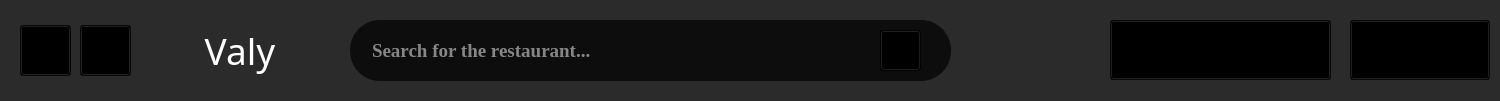
   <widget class="QWidget" name="TitleBar" native="true">
    <property name="geometry">
     <rect>
      <x>0</x>
      <y>0</y>
      <width>1500</width>
      <height>101</height>
     </rect>
    </property>
    <property name="styleSheet">
     <string notr="true">background-color: rgba(0,0,0,150);
</string>
    </property>
    <widget class="QLineEdit" name="lineEditSearch">
     <property name="geometry">
      <rect>
       <x>350</x>
       <y>20</y>
       <width>601</width>
       <height>61</height>
      </rect>
     </property>
     <property name="font">
      <font>
       <family>Times New Roman</family>
       <pointsize>14</pointsize>
       <weight>75</weight>
       <bold>true</bold>
      </font>
     </property>
     <property name="whatsThis">
      <string>&lt;html&gt;&lt;head/&gt;&lt;body&gt;&lt;p&gt;&lt;br/&gt;&lt;/p&gt;&lt;/body&gt;&lt;/html&gt;</string>
     </property>
     <property name="styleSheet">
      <string notr="true">COLOR: rgb(255, 255, 255);
background-color: rgba(0,0,0,180);

border-radius: 30px;
padding-left: 20px;
</string>
     </property>
     <property name="text">
      <string/>
     </property>
     <property name="placeholderText">
      <string>Search for the restaurant...</string>
     </property>
    </widget>
    <widget class="QPushButton" name="pushButtonSearch">
     <property name="geometry">
      <rect>
       <x>880</x>
       <y>30</y>
       <width>41</width>
       <height>41</height>
      </rect>
     </property>
     <property name="styleSheet">
      <string notr="true">QPushButton {
    background-color: transparent;
    border-radius: 10px;
    padding: 5px;
}

QPushButton:hover{
    background-color: rgb(71, 71, 71); 
};

</string>
     </property>
     <property name="text">
      <string/>
     </property>
     <property name="icon">
      <iconset>
       <normaloff>../Images/ic_search.png</normaloff>../Images/ic_search.png</iconset>
     </property>
     <property name="iconSize">
      <size>
       <width>50</width>
       <height>50</height>
      </size>
     </property>
    </widget>
    <widget class="QPushButton" name="pushButtonWriteReview">
     <property name="geometry">
      <rect>
       <x>1110</x>
       <y>20</y>
       <width>221</width>
       <height>60</height>
      </rect>
     </property>
     <property name="font">
      <font>
       <family>Georgia</family>
       <pointsize>14</pointsize>
       <weight>75</weight>
       <bold>true</bold>
      </font>
     </property>
     <property name="styleSheet">
      <string notr="true">QPushButton {
    background-color: transparent;
    border-radius: 10px;
    padding: 5px;
	color: rgb(255, 255, 255);
}

QPushButton:hover{
    background-color: rgb(71, 71, 71); 
};

</string>
     </property>
     <property name="text">
      <string>Write a review</string>
     </property>
    </widget>
    <widget class="QPushButton" name="pushButtonLogOut">
     <property name="geometry">
      <rect>
       <x>1350</x>
       <y>20</y>
       <width>140</width>
       <height>60</height>
      </rect>
     </property>
     <property name="font">
      <font>
       <family>Georgia</family>
       <pointsize>14</pointsize>
       <weight>75</weight>
       <italic>false</italic>
       <bold>true</bold>
      </font>
     </property>
     <property name="styleSheet">
      <string notr="true">
QPushButton {
    background-color: rgb(255, 255, 255);
    border-radius: 10px;
    padding: 5px;
}

QPushButton:hover{
    background-color: rgba(231, 230, 230, 252); 
    color: black;
};

</string>
     </property>
     <property name="text">
      <string>Log Out</string>
     </property>
    </widget>
    <widget class="QPushButton" name="pushButtonWritePrevious">
     <property name="geometry">
      <rect>
       <x>20</x>
       <y>25</y>
       <width>51</width>
       <height>51</height>
      </rect>
     </property>
     <property name="font">
      <font>
       <family>VNI-Souvir</family>
       <pointsize>12</pointsize>
       <weight>75</weight>
       <bold>true</bold>
      </font>
     </property>
     <property name="styleSheet">
      <string notr="true">

QPushButton {
    background-color: transparent;
    border-radius: 10px;
    padding: 5px;
	color: rgb(255, 255, 255);
}

QPushButton:hover{
    background-color: rgb(71, 71, 71); 
};
background-color: transparent;</string>
     </property>
     <property name="text">
      <string/>
     </property>
     <property name="icon">
      <iconset>
       <normaloff>../Images/ic_left.png</normaloff>../Images/ic_left.png</iconset>
     </property>
     <property name="iconSize">
      <size>
       <width>40</width>
       <height>40</height>
      </size>
     </property>
    </widget>
    <widget class="QPushButton" name="pushButtonWriteNext">
     <property name="geometry">
      <rect>
       <x>80</x>
       <y>25</y>
       <width>51</width>
       <height>51</height>
      </rect>
     </property>
     <property name="font">
      <font>
       <family>VNI-Souvir</family>
       <pointsize>12</pointsize>
       <weight>75</weight>
       <bold>true</bold>
      </font>
     </property>
     <property name="styleSheet">
      <string notr="true">
QPushButton {
    background-color: transparent;
    border-radius: 10px;
    padding: 5px;
	color: rgb(255, 255, 255);
}

QPushButton:hover{
    background-color: rgb(71, 71, 71); 
};
background-color: transparent;
</string>
     </property>
     <property name="text">
      <string/>
     </property>
     <property name="icon">
      <iconset>
       <normaloff>../Images/ic_right.png</normaloff>../Images/ic_right.png</iconset>
     </property>
     <property name="iconSize">
      <size>
       <width>40</width>
       <height>40</height>
      </size>
     </property>
    </widget>
    <widget class="QLabel" name="labelValy">
     <property name="geometry">
      <rect>
       <x>150</x>
       <y>0</y>
       <width>180</width>
       <height>101</height>
      </rect>
     </property>
     <property name="font">
      <font>
       <family>VNI-Ariston</family>
       <pointsize>28</pointsize>
       <weight>9</weight>
       <italic>false</italic>
       <bold>false</bold>
      </font>
     </property>
     <property name="styleSheet">
      <string notr="true">background-color: transparent;
color: rgb(255, 255, 255);
font: 75 28pt &quot;VNI-Ariston&quot;;</string>
     </property>
     <property name="text">
      <string>Valy</string>
     </property>
     <property name="scaledContents">
      <bool>true</bool>
     </property>
     <property name="alignment">
      <set>Qt::AlignCenter</set>
     </property>
    </widget>
   </widget>
